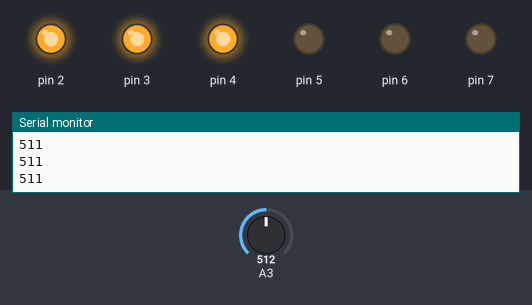
Simulated run of this sketch. Board: Arduino Uno, built with avr-gcc and run on an emulated ATmega328P. Parts: output pins drawn as LEDs (lit = HIGH), the last lines printed to the serial monitor. Inputs (shaded band) come from the test bench; at power-on: A3 = 512.

Above: at 1.2 s.
1.3 s: A3 set to 671
2.8 s: A3 set to 692
At 3.6 s:
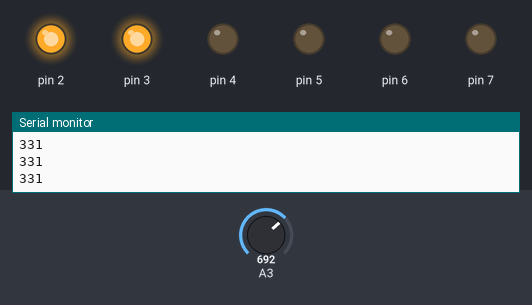
4.3 s: A3 set to 511
At 4.9 s:
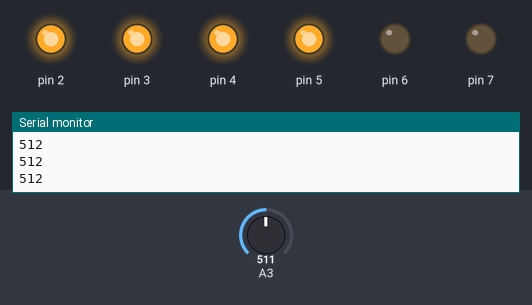
5.8 s: A3 set to 352
7.3 s: A3 set to 323
At 7.6 s:
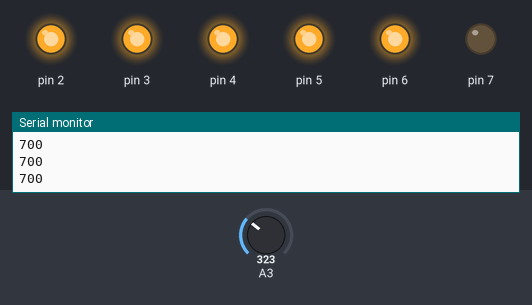
8.8 s: A3 set to 716
At 10.1 s:
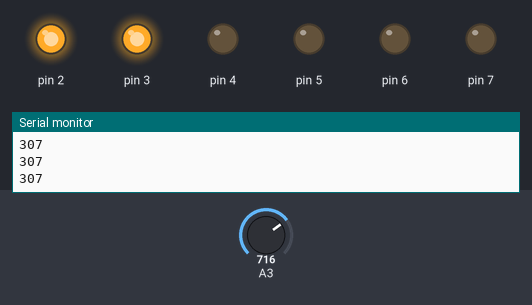
Timing chart, 0 to 11.3 s (numbered marks = the images above; inputs shaded):
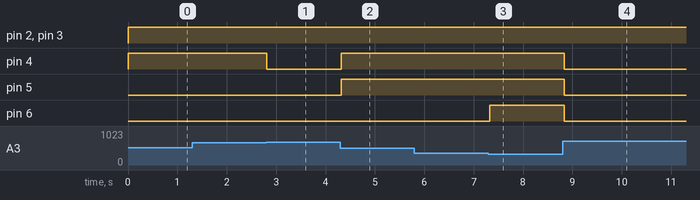

The sketch:

light_modulator.ino
```cpp
void setup() {
  // put your setup code here, to run once:
  Serial.begin(9600);

  for(int i=2;i<8;++i)
  {
    pinMode(i,OUTPUT);
    digitalWrite(i,0);
  }

  pinMode(A3,INPUT);
}

void loop() {
  // put your main code here, to run repeatedly:
  int val = analogRead(A3);
  val = 1023- val;
  Serial.println(val);
  int number = (val/170.6) + 2;
  for(int i=2;i<=7;++i)
  {
    if(i<=number)
      digitalWrite(i,1);
    else
      digitalWrite(i,0);
  }
 delay(100);
}
```

Measured:
- the behaviour switches between 681 and 682 on A3 (found by bisection; images 0 and 1)
- the behaviour switches between 341 and 340 on A3 (found by bisection; images 2 and 3)
- after the input at 2.8 s, pin 4: HIGH → LOW at once
- after the input at 4.3 s, pin 4, pin 5: LOW → HIGH at once
- after the input at 7.3 s, pin 6: LOW → HIGH at once
- after the input at 8.8 s, pin 4–6: HIGH → LOW at once
